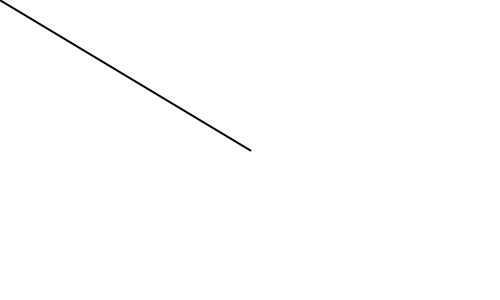
Frame 1 (no input)
Frame 60 (the mouse pressed at the canvas centre just before this capture): identical to frame 1, image omitted
Frame 120 (the mouse held since frame 60 and released just before this capture): blank canvas, image omitted

The Processing sketch that drew this single still picture (run headless with seeded random() and noise(); from frame 60 on, the mouse is pressed at the canvas centre):

// Processing sketch: vector_math_mult
// ── vector_math_mult.pde
void setup() {
 size(500,300); 
}

void draw(){
    background(255);
    strokeWeight(2);
    stroke(0);
    noFill();
    
    // THIS PUTS THE (0,0) IN THE CENTER OF THE SCREEN
    translate(width/2, height/2);
    
    PVector mouse = new PVector(mouseX,mouseY);
    PVector center = new PVector(width/2,height/2);
    
    //Subtracting vectors to show discrepancy
    mouse.sub(center);
    mouse.mult(2);
    
    //draw line between new values of Vector.mouse &  Vector.center
    line(0,0,mouse.x,mouse.y);
}
